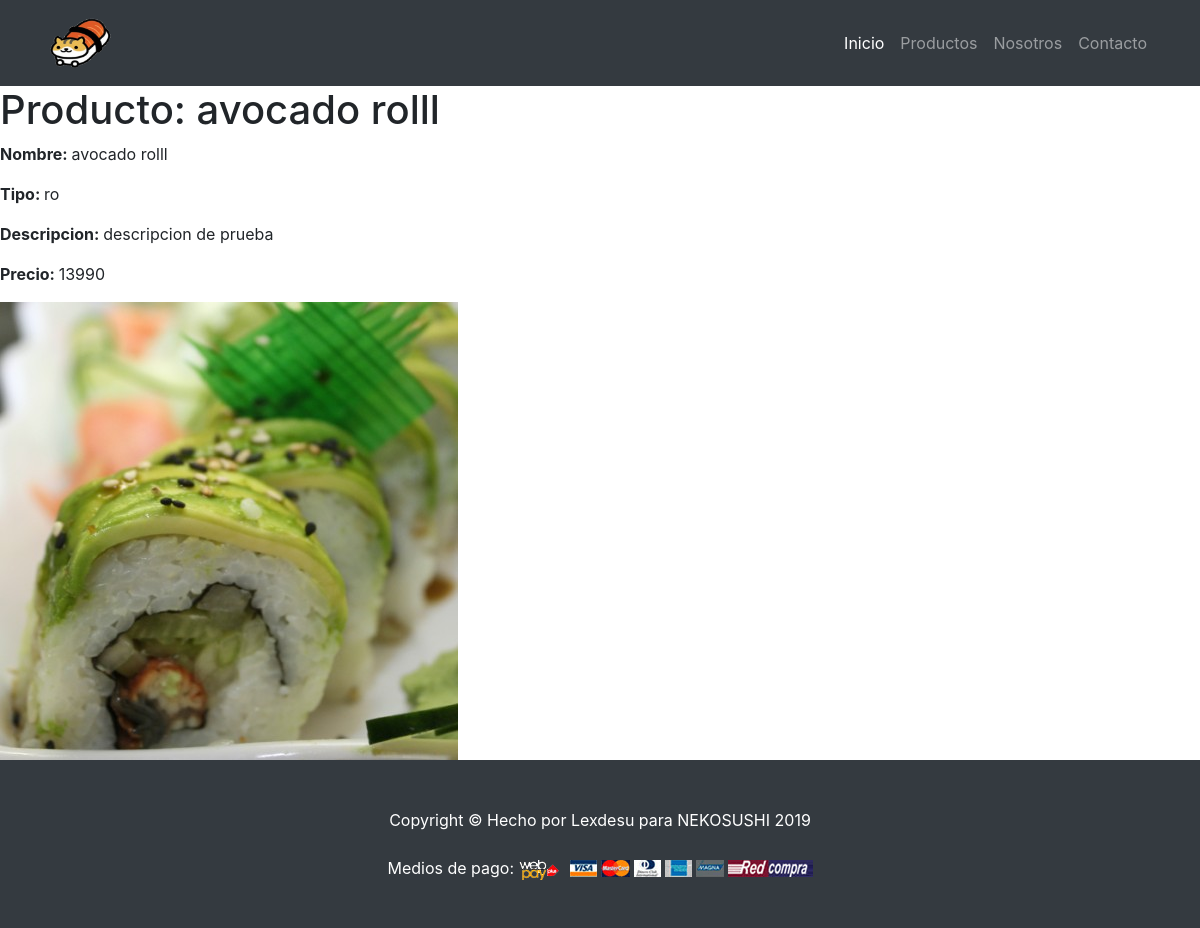
Page /venta/prod/4d7a690b-852d-4e59-8255-3204c98f3482/ on the committed database.
### venta/models.py (models this page shows, shortened)
class Producto(models.Model):
    id = models.UUIDField(primary_key=True, default=uuid.uuid4)
    imagen = models.ImageField(upload_to='static/img/', default='static/img/neko.png')
    nombrep = models.CharField(max_length=20)
    tipop = models.ForeignKey('Tipo', on_delete=models.SET_NULL, null=True)
    descripcion = models.TextField(max_length=300)
    precio = models.IntegerField()

class Tipo(models.Model):
    LOAN_STATUS = (
        ('ro', 'Roll'),
        ('pr', 'Promocion'),
        ('po', 'Postre'),
    )
    nombre = models.CharField(
        max_length=2,
        choices=LOAN_STATUS,
        blank=True,
        default='ro',
        help_text='categoria del producto',
    )
    def __str__(self):
        return self.nombre

### venta/views.py (the view)
# urls.py: path('prod/<uuid:pk>/', views.ProdDetailView.as_view(), name='prod-detail'),
class ProdDetailView(generic.DetailView):
    model = Producto

### venta/templates/venta/producto_detail.html
{% extends "base_generic.html" %}
{% block content %}
<div style="padding-top: 30px">
    <h1>Producto: {{ producto.nombrep}}</h1>
    <p><strong>Nombre: </strong> {{ producto.nombrep }}</p>
    <p><strong>Tipo: </strong> {{ producto.tipop }}</p>
    <p><strong>Descripcion: </strong> {{ producto.descripcion}}</p>
    <p><strong>Precio: </strong> {{ producto.precio}} </p>
    <img src="{{ producto.imagen }}">
</div>
{% endblock %}

### venta/static/css/heroic-features.css (style rules this page uses)
body { padding-top: 56px; }

### rows in the picture
Producto: nombrep "avocado rolll", tipop "ro", descripcion "descripcion de prueba", precio "13990", imagen (picture)
